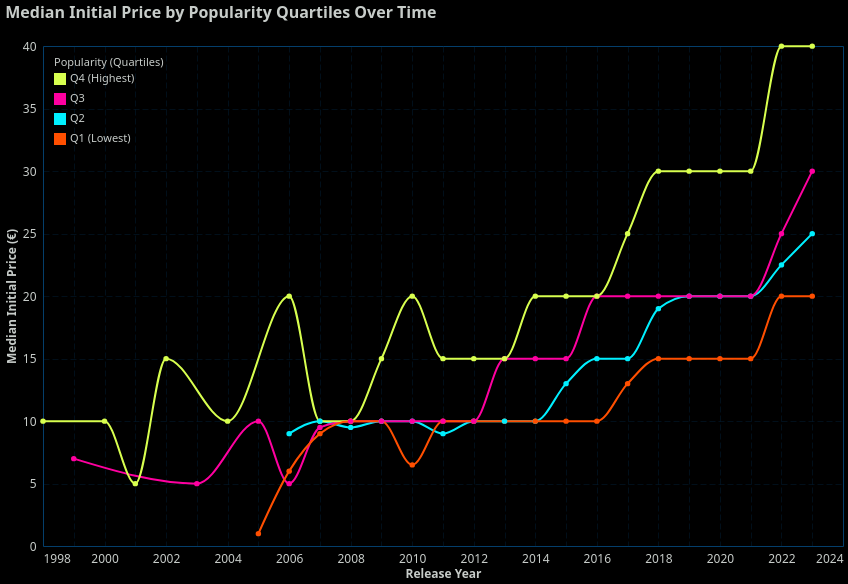

Express this chart as Vega-Lite.
### Vega-Lite specification from a JSON file in a GitHub repository (floating-point values rounded to 4 significant figures; data arrays with more than 128 entries replaced by an {"elided": "..."} marker saying what was removed)
{"config": {"view": {"continuousWidth": 400, "continuousHeight": 300, "stroke": "#043f6b", "strokeWidth": 1}, "background": "#000000", "mark": {"color": "#6495ED"}, "arc": {"fill": "#6495ED"}, "area": {"fill": "#6495ED", "line": true, "fillOpacity": 0.1}, "line": {"stroke": "#6495ED", "strokeWidth": 2}, "path": {"stroke": "#6495ED"}, "rect": {"fill": "#6495ED"}, "shape": {"stroke": "#6495ED"}, "symbol": {"fill": "#6495ED"}, "title": {"color": "#C7CCC9", "anchor": "start", "dy": -15, "fontSize": 16, "font": "IBM Plex Sans,system-ui,-apple-system,BlinkMacSystemFont,\".sfnstext-regular\",sans-serif", "fontWeight": 600}, "axisBand": {"grid": false}, "axis": {"labelColor": "#C7CCC9", "labelFontSize": 12, "labelFont": "IBM Plex Sans Condensed, system-ui, -apple-system, BlinkMacSystemFont, \".SFNSText-Regular\", sans-serif", "labelFontWeight": 400, "titleColor": "#C7CCC9", "titleFontWeight": 600, "titleFontSize": 12, "grid": true, "gridColor": "#043f6b", "labelAngle": 0, "domainColor": null, "tickColor": null, "labelPadding": 2, "tickSize": 5, "tickWidth": 0.5, "gridOpacity": 1, "gridZ": 1}, "axisX": {"gridDash": [6, 3], "gridWidth": 0.25, "gridColor": "#043f6b"}, "axisY": {"gridDash": [6, 3], "gridWidth": 0.25, "gridColor": "#043f6b"}, "layer": {"grid": 1, "mark": 0}, "legend": {"labelFontSize": 11, "padding": 1, "symbolType": "square", "labelColor": "#C7CCC9", "titleColor": "#C7CCC9"}, "style": {"guide-label": {"font": "IBM Plex Sans,system-ui,-apple-system,BlinkMacSystemFont,\".sfnstext-regular\",sans-serif", "fill": "#C7CCC9", "fontWeight": 400}, "guide-title": {"font": "IBM Plex Sans,system-ui,-apple-system,BlinkMacSystemFont,\".sfnstext-regular\",sans-serif", "fill": "#C7CCC9", "fontWeight": 400}}, "range": {"category": ["#d8ff4f", "#ff00a0", "#00f0ff", "#ff4f00", "#00ff41", "#9d00ff"]}}, "data": {"name": "data-26467b69d951051c5c4a349b6c9de23f"}, "mark": {"type": "line", "interpolate": "monotone", "point": true}, "encoding": {"color": {"field": "popularity_category", "legend": {"offset": 10, "orient": "top-left"}, "sort": ["Q4 (Highest)", "Q3", "Q2", "Q1 (Lowest)"], "title": "Popularity (Quartiles)", "type": "nominal"}, "tooltip": [{"field": "release_year", "title": "Release Year", "type": "ordinal"}, {"field": "popularity_category", "title": "Popularity Quartile", "type": "nominal"}, {"aggregate": "median", "field": "initial_price", "format": ".2f", "title": "Median Initial Price", "type": "quantitative"}, {"aggregate": "count", "title": "Number of games", "type": "quantitative"}], "x": {"axis": {"format": "", "title": "Release Year"}, "field": "release_year", "type": "quantitative"}, "y": {"aggregate": "median", "axis": {"values": [0.0, 5.0, 10.0, 15.0, 20.0, 25.0, 30.0, 35.0, 40.0, 45.0]}, "field": "initial_price", "title": "Median Initial Price (€)", "type": "quantitative"}}, "height": 500, "title": "Median Initial Price by Popularity Quartiles Over Time", "width": 800, "$schema": "https://vega.github.io/schema/vega-lite/v5.16.3.json", "datasets": {"data-26467b69d951051c5c4a349b6c9de23f": {"elided": "4702 records"}}}
